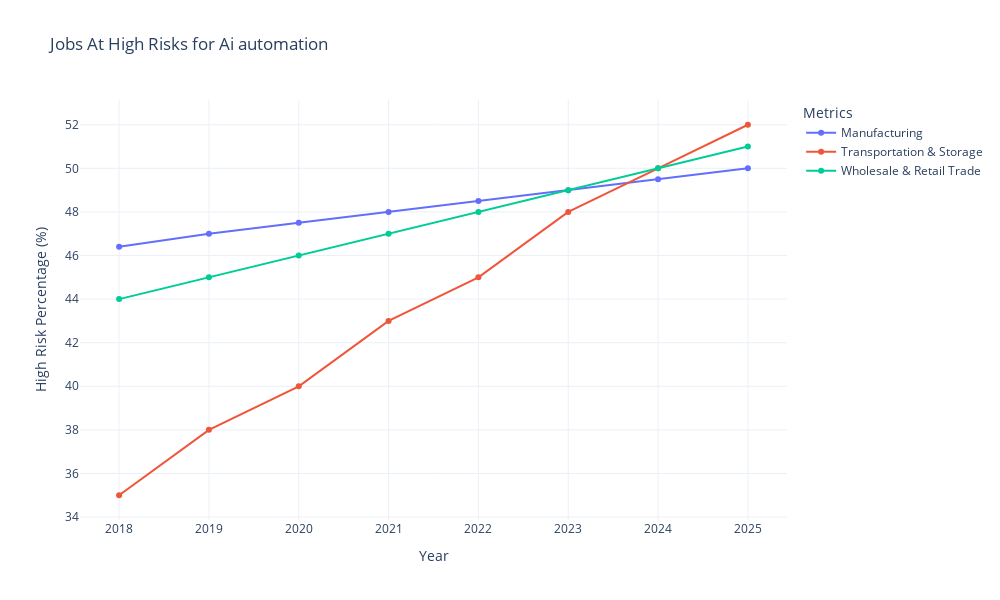

Here is the notebook cell this chart was saved with:
### Markdown cell above
<a id="37"></a>
### <div style="text-align:left; border-radius:15px; padding:20px; color:Black; margin:0; font-size:100%; font-family:Arial; background-color:#48cae4; overflow:hidden"><b>⚡ 7. Jobs at High Risks</b>
</div>

### Code cell
# Create traces for each line
trace1 = go.Scatter(
    x=df_cleaned['Year'],
    y=df_cleaned['Jobs at High Risk of Automation - Manufacturing'],
    mode='lines+markers',
    name='Manufacturing'
)

trace2 = go.Scatter(
    x=df_cleaned['Year'],
    y=df_cleaned['Jobs at High Risk of Automation - Transportation & Storage (%)'],
    mode='lines+markers',
    name='Transportation & Storage'
)

trace3 = go.Scatter(
    x=df_cleaned['Year'],
    y=df_cleaned['Jobs at High Risk of Automation - Wholesale & Retail Trade'],
    mode='lines+markers',
    name='Wholesale & Retail Trade',
)
# Create a figure and add the traces
fig = go.Figure(data=[trace1, trace2, trace3])

# Update layout for titles and axes labels
fig.update_layout(
    title='Jobs At High Risks for Ai automation',
    xaxis_title='Year',
    yaxis_title='High Risk Percentage (%)',
    legend_title='Metrics',
    template='plotly_white',
    width=1000,
    height=600
)

# Show gridlines
fig.update_xaxes(showgrid=True)
fig.update_yaxes(showgrid=True)

# Display the plot
fig.show()

### Figure 1 — Plotly figure (JSON) as saved in the notebook; plotly's stock layout.template omitted (floating-point values rounded to 4 significant figures)
{"data": [{"mode": "lines+markers", "name": "Manufacturing", "type": "scatter", "x": [2018, 2019, 2020, 2021, 2022, 2023, 2024, 2025], "y": [46.4, 47, 47.5, 48, 48.5, 49, 49.5, 50]}, {"mode": "lines+markers", "name": "Transportation & Storage", "type": "scatter", "x": [2018, 2019, 2020, 2021, 2022, 2023, 2024, 2025], "y": [35, 38, 40, 43, 45, 48, 50, 52]}, {"mode": "lines+markers", "name": "Wholesale & Retail Trade", "type": "scatter", "x": [2018, 2019, 2020, 2021, 2022, 2023, 2024, 2025], "y": [44, 45, 46, 47, 48, 49, 50, 51]}], "layout": {"height": 600, "legend": {"title": {"text": "Metrics"}}, "title": {"text": "Jobs At High Risks for Ai automation"}, "width": 1000, "xaxis": {"showgrid": true, "title": {"text": "Year"}}, "yaxis": {"showgrid": true, "title": {"text": "High Risk Percentage (%)"}}}}
